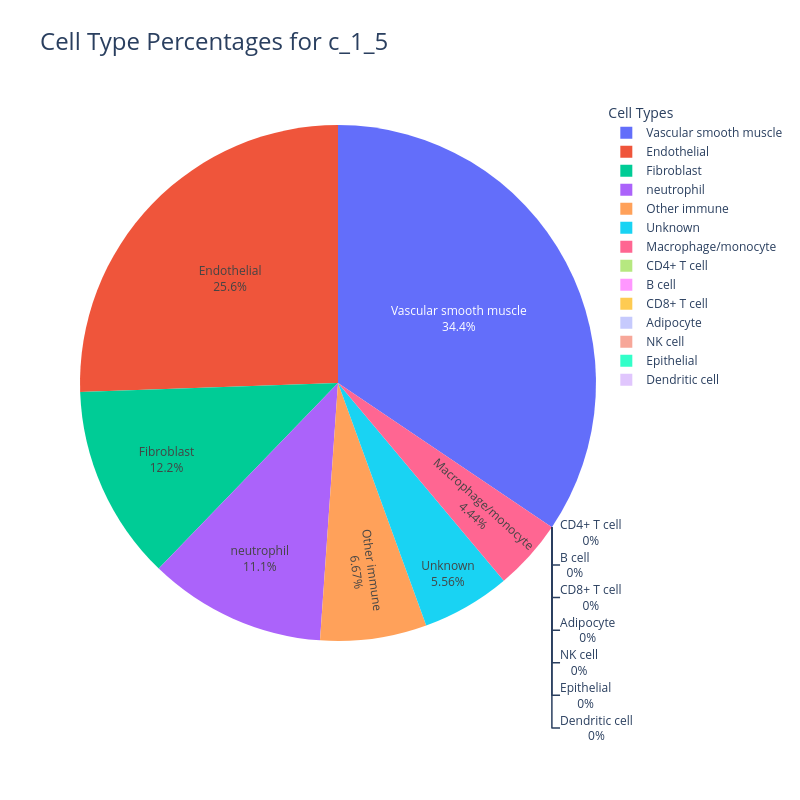

Notebook source saved alongside this figure:
### Markdown cell above
### Analysis of co-localization spatial matrix

On some of the samples I noticed that some of the PMN cells have low colocalization with other immmune cells despite being close (but maybe not touching) geographically. 

This contains analysis of PMN cell interaction. Namly
* How many cells are considering interacting with PMNs on average
* What types of cells do PMNs iteract with
* The potential of changing to a radial plot

Notes: 
* Interestinly the delaunay method only seems to show the 6 nearest cells. Allways just slightly below that number.

### Code cell
import plotly.express as px

def plot_cell_type_pie(sample_id, all_percentages, width=800, height=800, donut=False):
    """
    Display an interactive pie (or donut) chart of cell type percentages for a given sample.

    Parameters:
    - sample_id (str): Sample ID (e.g., "c_1_5")
    - all_percentages (pd.DataFrame): DataFrame containing percentage data (output from your analysis)
    - width (int): Width of the chart in pixels (default: 800)
    - height (int): Height of the chart in pixels (default: 800)
    - donut (bool): Whether to render as a donut chart (default: False)

    Returns:
    - Plotly interactive pie chart
    """

    import plotly.express as px
    
    if sample_id not in all_percentages.index:
        raise ValueError(f"Sample ID '{sample_id}' not found in the dataframe.")

    # Extract row and convert to DataFrame
    percentages = all_percentages.loc[sample_id]
    df = percentages.reset_index()
    df.columns = ['Cell Type', 'Percentage']

    # Create pie chart
    fig = px.pie(
        df,
        values='Percentage',
        names='Cell Type',
        title=f"Cell Type Percentages for {sample_id}",
        hover_data=['Percentage'],
        hole=0.3 if donut else 0
    )

    # Update layout for size and readability
    fig.update_traces(textinfo='percent+label')
    fig.update_layout(
        width=width,
        height=height,
        legend_title="Cell Types",
        title_font_size=24
    )

    fig.show()

plot_cell_type_pie("c_1_5",all_percentages)

### Figure 1 — Plotly figure (JSON) as saved in the notebook; plotly's stock layout.template omitted (floating-point values rounded to 4 significant figures)
{"data": [{"customdata": [[0], [0], [25.56], [5.556], [6.667], [4.444], [12.22], [34.44], [0], [11.11], [0], [0], [0], [0]], "domain": {"x": [0, 1], "y": [0, 1]}, "hole": 0, "hovertemplate": "Cell Type=%{label}<br>Percentage=%{customdata[0]}<extra></extra>", "labels": ["CD4+ T cell", "B cell", "Endothelial", "Unknown", "Other immune", "Macrophage/monocyte", "Fibroblast", "Vascular smooth muscle", "CD8+ T cell", "neutrophil", "Adipocyte", "NK cell", "Epithelial", "Dendritic cell"], "legendgroup": "", "name": "", "showlegend": true, "textinfo": "percent+label", "type": "pie", "values": [0, 0, 25.56, 5.556, 6.667, 4.444, 12.22, 34.44, 0, 11.11, 0, 0, 0, 0]}], "layout": {"height": 800, "legend": {"title": {"text": "Cell Types"}, "tracegroupgap": 0}, "title": {"font": {"size": 24}, "text": "Cell Type Percentages for c_1_5"}, "width": 800}}
